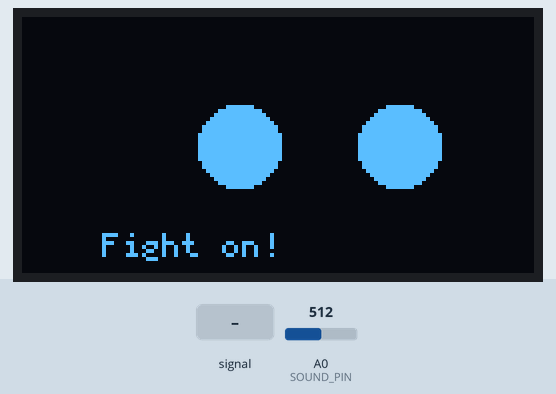
The sketch below on a simulated Arduino Uno, built with avr-gcc and run on an emulated ATmega328P. Shown: 128×64 one-colour display. Inputs (shaded band) come from the test bench; at power-on: A0 (SOUND_PIN) = 512. Random numbers use the default seed unless the sketch sets one.

Above: at 1.27 s.
1.3 s: A0 (SOUND_PIN) set to 590
At 2.7 s:
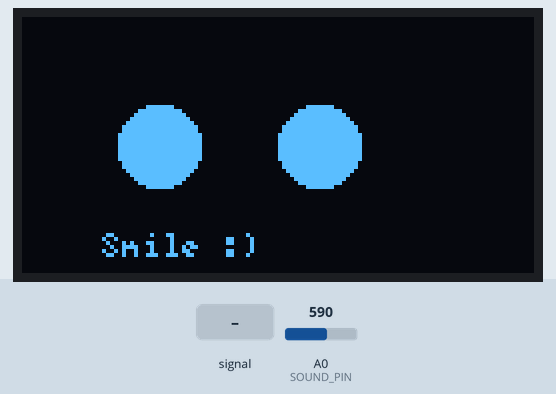
3.0 s: A0 (SOUND_PIN) set to 617
At 4.5 s:
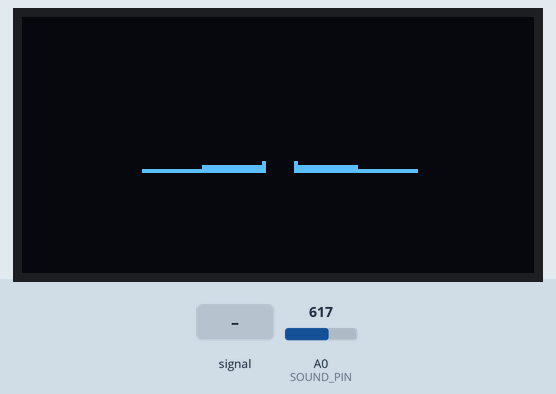
5.4 s: A0 (SOUND_PIN) fed a 200 Hz sine of ±81 counts around its level
7.6 s: A0 (SOUND_PIN) fed a 1000 Hz sine of ±255 counts around its level
9.2 s: A0 (SOUND_PIN) set to 511
At 10.3 s:
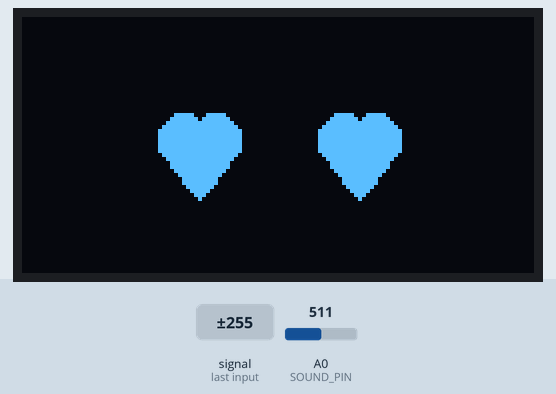

The sketch:

Mata-robot-sound.ino
```cpp
#include <U8g2lib.h>
#include <Wire.h>

#define SDA_PIN 6
#define SCL_PIN 7
#define SOUND_PIN 0

U8G2_SSD1306_128X64_NONAME_F_SW_I2C u8g2(U8G2_R0, SCL_PIN, SDA_PIN, U8X8_PIN_NONE);

enum Expression { NORMAL, ANGRY, LOVE };
Expression currentExp = NORMAL;
Expression nextExp = NORMAL;

float eyePos = 0;
float targetPos = 0;
float eyeOpen = 1.0;
bool transitioning = false;
bool closing = true;
unsigned long lastChange = 0;
int loveHeartY = 0;

const int SOUND_HIGH = 600;

// Kata-kata penyemangat
const char* messages[] = {
  "Keep going!",
  "You can do it!",
  "Never give up!",
  "Stay strong!",
  "Smile :)",
  "Fight on!"
};

// ===== DRAW =====
void drawNormal(float offset, float open){
  int r = 10*open; if(r<2) r=2;
  u8g2.drawDisc(44+offset,32,r);
  u8g2.drawDisc(84+offset,32,r);

  // Tampilkan kata-kata penyemangat random
  u8g2.setFont(u8g2_font_5x7_tr);
  int idx = random(0, sizeof(messages)/sizeof(messages[0]));
  u8g2.drawStr(20,60, messages[idx]);
}

void drawAngry(float open){
  int h = 12*open; if(h<2) h=2;
  u8g2.drawTriangle(30,38,60,38-h,60,38);
  u8g2.drawTriangle(98,38,68,38-h,68,38);
}

void drawLove(float open){
  int y = (1.0 - open)*8;
  u8g2.drawDisc(40,30+y,6);
  u8g2.drawDisc(48,30+y,6);
  u8g2.drawDisc(80,30+y,6);
  u8g2.drawDisc(88,30+y,6);
  u8g2.drawTriangle(34,32+y,54,32+y,44,45+y);
  u8g2.drawTriangle(74,32+y,94,32+y,84,45+y);
  u8g2.drawTriangle(44,28-loveHeartY,42,32-loveHeartY,46,32-loveHeartY);
  u8g2.drawTriangle(84,28-loveHeartY,82,32-loveHeartY,86,32-loveHeartY);
  loveHeartY++; if(loveHeartY>20) loveHeartY=0;
}

// ===== SETUP =====
void setup(){
  u8g2.begin();
  pinMode(SOUND_PIN,INPUT);
  randomSeed(analogRead(0));
}

// ===== LOOP =====
void loop(){
  unsigned long now = millis();

  // ==== Baca sensor suara ====
  int soundValue = analogRead(SOUND_PIN);
  if(soundValue>=SOUND_HIGH){
    nextExp = ANGRY;
    transitioning=true;
    closing=true;
    lastChange=now;
  }

  // ==== Mata NORMAL bergerak smooth kiri-kanan terus menerus ====
  if(currentExp==NORMAL){
    targetPos = 15*sin(millis()*0.002); // gerak halus kiri-kanan
    eyePos += (targetPos-eyePos)*0.1;
  }

  // ==== Kedip otomatis ====
  if(!transitioning && now-lastChange>random(3000,6000)){
    nextExp=currentExp;
    transitioning=true;
    closing=true;
    lastChange=now;
  }

  // ==== Transisi tutup-buka ====
  if(transitioning){
    if(closing){
      eyeOpen-=0.06;
      if(eyeOpen<=0){
        eyeOpen=0;
        currentExp=nextExp;
        closing=false;
        // Kalau ANGRY selesai, ganti LOVE
        if(currentExp==ANGRY){
          nextExp=LOVE;
          transitioning=true;
          closing=true;
          lastChange=now;
        }
      }
    } else {
      eyeOpen+=0.06;
      if(eyeOpen>=1){
        eyeOpen=1;
        transitioning=false;
      }
    }
  }

  // ==== Balik ke NORMAL setelah LOVE muncul 2 detik ====
  if(currentExp==LOVE && now-lastChange>2000){
    nextExp=NORMAL;
    transitioning=true;
    closing=true;
    lastChange=now;
  }

  // ==== Gambar ke OLED ====
  u8g2.clearBuffer();
  switch(currentExp){
    case NORMAL: drawNormal(eyePos,eyeOpen); break;
    case ANGRY: drawAngry(eyeOpen); break;
    case LOVE: drawLove(eyeOpen); break;
  }
  u8g2.sendBuffer();
  delay(16);
}
```

Measured:
- the behaviour switches between 599 and 600 on A0 (SOUND_PIN) (found by bisection; images 1 and 2)
